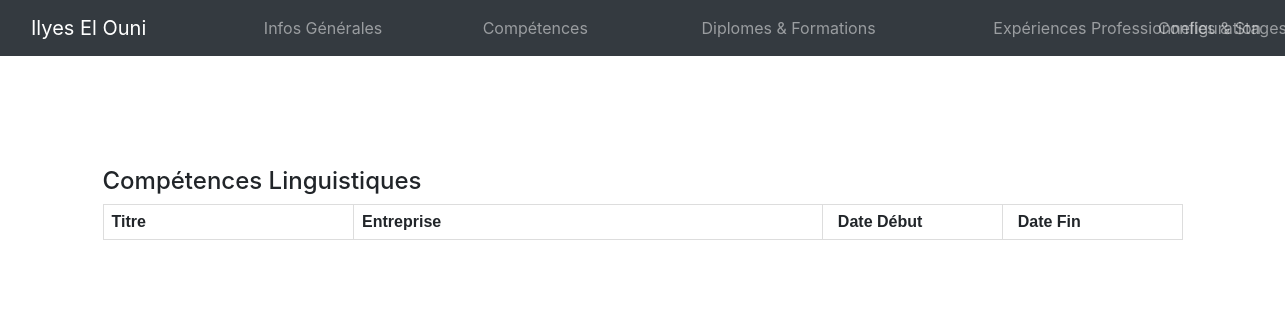
Page /cv/ExperiencesEtStages/ on the earlier database version.
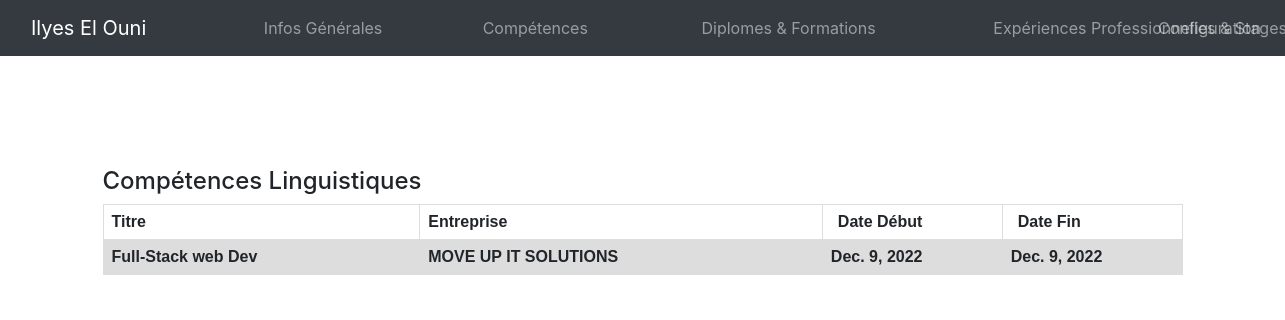
Same page on the later database version.
### configuration/models.py (models this page shows, shortened)
class experiencesStages(models.Model):
    Titre = models.CharField(max_length=100)
    Entreprise =  models.CharField(max_length=100)
    dateDebut = models.DateField()
    dateFin = models.DateField()

### cv/views.py (the view)
# urls.py: path('ExperiencesEtStages/', views.list_experiencesEtStages, name='ExperiencesEtStages'),
def list_experiencesEtStages(request):
    listeExperiencesStages = experiencesStages.objects.all().values()
    context = {
    'listeExperiencesStages': listeExperiencesStages,
    }
    return render(request, 'experiencesStages.html', {'data':context})

### cv/templates/experiencesStages.html (shortened to what this page needs)
<html>
<head>
    {% load static %}
    <link rel="stylesheet" href="{% static '../static/css/style.css' %}">
    <link rel="stylesheet" href="{% static '../static/css/bootstrap.min.css' %}">
</head>
<body>
    {% include "navbar.html" %}
    <div class="container">
  <div style="margin-top: 10%;">
        <div class="col-md-12">
            <h4>Compétences Linguistiques</h4>
        </div>
        <div class="col-md-12 d-flex justify-content-center ">
            <table>
                <tr>
                    <th>Titre</th>
                    <th>Entreprise</th>
                    <th class="col-md-2">Date Début</th>
                    <th class="col-md-2">Date Fin</th>
                </tr>
                {% for a in data.listeExperiencesStages %}
                <tr>
                    <th>{{a.Titre}}</th>
                    <th>{{a.Entreprise}}</th>
                    <th>{{a.dateDebut}}</th>
                    <th>{{a.dateFin}}</th>
                </tr>
                {% endfor %}
            </table>
        </div>
    </div>
    </div>
</body>

### configuration/templates/navbar.html
<Navbar>
     {% if request.user.is_authenticated %}
        <nav class="navbar navbar-expand-sm navbar-light bg-warning">
    {% else %}
        <nav class="navbar navbar-expand-sm navbar-dark bg-dark">
    {% endif %}
        <a class="navbar-brand col-2" href="">Ilyes El Ouni </a>
        <div class="collapse navbar-collapse">
            <ul class="navbar-nav mr-auto">
            {% if request.user.is_authenticated %}
                <li class="nav-item col-7">
                    <a class="nav-link" href="{% url 'diplomesFormationsCRUD' %}">Diplomes et Formations</a>
                </li>
                <li class="nav-item col-6">
                    <a class="nav-link" href="{% url 'typesFormationsCRUD' %}">Types de Formations</a>
                </li>
                <li class="nav-item col-6">
                    <a class="nav-link" href="/admin">Administration</a>
                </li>
            {% else %}
                <li class="nav-item col-3">
                    <a class="nav-link" href="{% url 'cv' %}">Infos Générales</a>
                </li>
                <li class="nav-item col-3">
                    <a class="nav-link" href="{% url 'competences' %}">Compétences</a>
                </li>
                <li class="nav-item col-4">
                    <a class="nav-link" href="{% url 'DiplomesEtFormations' %}">Diplomes & Formations</a>
                </li>
                <li class="nav-item col-5">
                    <a class="nav-link" href="{% url 'ExperiencesEtStages' %}">Expériences Professionnelles & Stages</a>
                </li>
            {% endif %}
            </ul>
            <ul class="navbar-nav ml-auto">
                {% if request.user.is_authenticated %}
                <li class="nav-item">
                    <a class="nav-link" href="{% url 'disconnect' %}">Déconnexion</a>
                </li>
               <li class="nav-item">
                    <a class="nav-link" href="{% url 'diplomesFormationsCRUD' %}">[{{ request.session.username }}]</a>
                </li>
                {% else %}
                <li class="nav-item">
                    <a class="nav-link" href="{% url 'connect' %}">Configuration</a>
                </li>
                {% endif %}
            </ul>
    </nav>

### cv/static/css/style.css (style rules this page uses)
able, th, td { border: 1px solid black; border-collapse: collapse; padding: 15px; }

### cv/templates/experiencesStages.html (style rules this page uses)
table { font-family: arial, sans-serif; border-collapse: collapse; width: 100%; }
td, th { border: 1px solid #dddddd; text-align: left; padding: 8px; }
tr:nth-child(even) { background-color: #dddddd; }

Differences in the rows shown:
added experiencesStages: Titre "Full-Stack web Dev", Entreprise "MOVE UP IT SOLUTIONS", dateDebut "Dec. 9, 2022", dateFin "Dec. 9, 2022"
